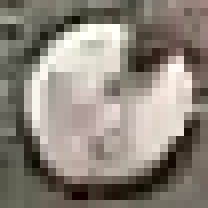
#> input picture football_detection/images/objects/ball3.png, 26 x 26 px (shown 8 times larger)
$ python monster_game.py --images ../football_detection/images/objects
#> lines starting #> are read from the running program, lines starting #| are printed output that depends on the picture; after the words box and inside, x2 and y2 are one past the last pixel; in counts of white or black regions, pixels touching at a corner belong together
# -*- coding: utf-8 -*-
"""
Created on Sun May 10 15:04:37 2020

@author: DEBAL
"""
# Usage:
# python monster_game.py --images ./monsters/

import cv2
import argparse
import imutils
from imutils import paths
import random
import numpy as np

# construct the argument parser and parse the arguments
ap = argparse.ArgumentParser()
ap.add_argument("-i", "--images", required=True, help="path to the folder containing monster images")
args = vars(ap.parse_args())

# (screen_width, screen_height) = (800, 600)
(screen_width, screen_height) = (1360, 768)
border_size = 100
min_item_width = 200
rand_scales = np.linspace(0.3, 0.6, 100)
min_weapon_area = 5000
# create_interval = 100
create_interval = 25
game_lose_cnt = 50
game_win_cnt = 5000

monster_list = []
monster_images = []

for imagePath in sorted(list(paths.list_images(args["images"]))):
  image = cv2.imread(imagePath)
#> image is the input picture: shape (26, 26, 3); mean B, G, R 122.9, 133.1, 141
  if image.shape[1] < min_item_width:
    image = imutils.resize(image, width=min_item_width)
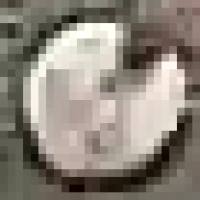
#> image: shape (200, 200, 3); mean B, G, R 122.9, 133.1, 141
  # cv2.imshow("monster", image)
  monster_images.append(image)
  cv2.waitKey(1)
#> pass 2 of the loop `for imagePath in sorted(list(paths.list_images(args["images"]))):`:
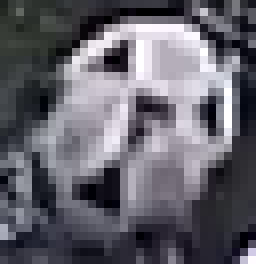
#> input picture football_detection/images/objects/ball8.png, 32 x 33 px (shown 8 times larger)
#> image is the input picture: shape (33, 32, 3); mean B, G, R 107.3, 98.4, 99.9
#> `image = imutils.resize(image, width=min_item_width)`:
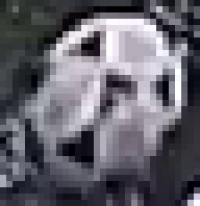
#> image: shape (206, 200, 3); mean B, G, R 107.3, 98.4, 99.9

cv2.destroyAllWindows()

def add_monster_to_list(image, width, centx, centy):
  monster_list.append([imutils.resize(image, width=width),(centx, centy)])

def draw_monsters_in_list(frame):
  for item,(centx,centy) in monster_list:
    # cv2.circle(frame,(centx,centy),item.shape[1],(255,0,0),-1)
    leftx = centx - (item.shape[1]//2)
    lefty = centy - (item.shape[0]//2)
    rightx = leftx+item.shape[1]
    righty = lefty+item.shape[0]
    # print(frame.shape, lefty, righty, leftx, rightx)
    frame[lefty:righty, leftx:rightx] = item
  # print("---")
  return frame

def find_monsters_to_kill(frame, box):
  item_del_list = []
  for item,(centx,centy) in monster_list:
    canvas = np.zeros(frame.shape[:2], dtype=np.uint8)
    top_leftx = centx - (item.shape[1]//2)
    top_lefty = centy - (item.shape[0]//2)
    # draw monster
    cv2.rectangle(canvas, (top_leftx, top_lefty), (top_leftx+item.shape[1], top_lefty+item.shape[0]), (255,255,255), -1)
    # draw weapon
    cv2.drawContours(canvas,[box],0,(255,255,255),-2)
    # cv2.imshow("canvas", canvas)
    # cv2.waitKey(0)
    # find contours in canvas
    cnts = cv2.findContours(canvas.copy(), cv2.RETR_EXTERNAL, cv2.CHAIN_APPROX_SIMPLE)
    cnts = imutils.grab_contours(cnts)
    if (len(cnts) == 1):
      #item and weapons are in contact
      print("Found item to delete at:({})".format((centx,centy)))
      item_del_list.append([item, (centx,centy)])

  cv2.destroyWindow("canvas")
  return item_del_list

def remove_monsters_from_list(item_list):
  for item in item_list:
    print("Total monsters in list before:{}".format(len(monster_list)))
    print("Removing item at ({})".format(item[1]))
    try:
      monster_list.remove(item)
    except Exception as ex:
      print("!!! Got an exception while deletion from list:", ex)

    print("Total monsters in list after:{}".format(len(monster_list)))
    return

def get_weapon_mask():
  l_h = 16
  l_s = 83
  l_v = 92
  u_h = 58
  u_s = 255
  u_v = 255
  maskLower = np.array([l_h, l_s, l_v])
  maskUpper = np.array([u_h, u_s, u_v])
  return (maskLower, maskUpper)

def find_weapon_coordinates(frame):
  box = []
  hsv = cv2.cvtColor(frame, cv2.COLOR_BGR2HSV)
  (maskLower, maskUpper) = get_weapon_mask()
  mask_img = cv2.inRange(hsv, maskLower, maskUpper)

  cnts = cv2.findContours(mask_img.copy(), cv2.RETR_EXTERNAL, cv2.CHAIN_APPROX_SIMPLE)
  cnts = imutils.grab_contours(cnts)
  cnts_sorted = sorted(cnts, key=lambda c: cv2.contourArea(c), reverse=True)

  # bounding_rect = cv2.boundingRect(cnts_sorted[0])
  # (x, y, w, h) = bounding_rect
  # cv2.rectangle(frame, (x, y), (x + w, y + h), (0,0,255), 2)

  # compute the rotated bounding box of the region
  if len(cnts_sorted) > 0:
    if (cv2.contourArea(cnts_sorted[0]) > min_weapon_area):
      rect = cv2.minAreaRect(cnts_sorted[0])
      box = cv2.boxPoints(rect)
      box = np.int0(box)
      cv2.drawContours(frame,[box],0,(0,0,255),2)

  return (frame, box)

def reset_game():
  monster_list = []
  create_interval = 25

# grab a reference to the webcam and open the output file for writing
camera = cv2.VideoCapture(0)

cnt = 0
monsters_added = 0
monsters_killed = 0
refresh_flag = True
# loop over the frames of the video
while True:
  cnt+=1
  # grab the current frame
  (grabbed, frame) = camera.read()
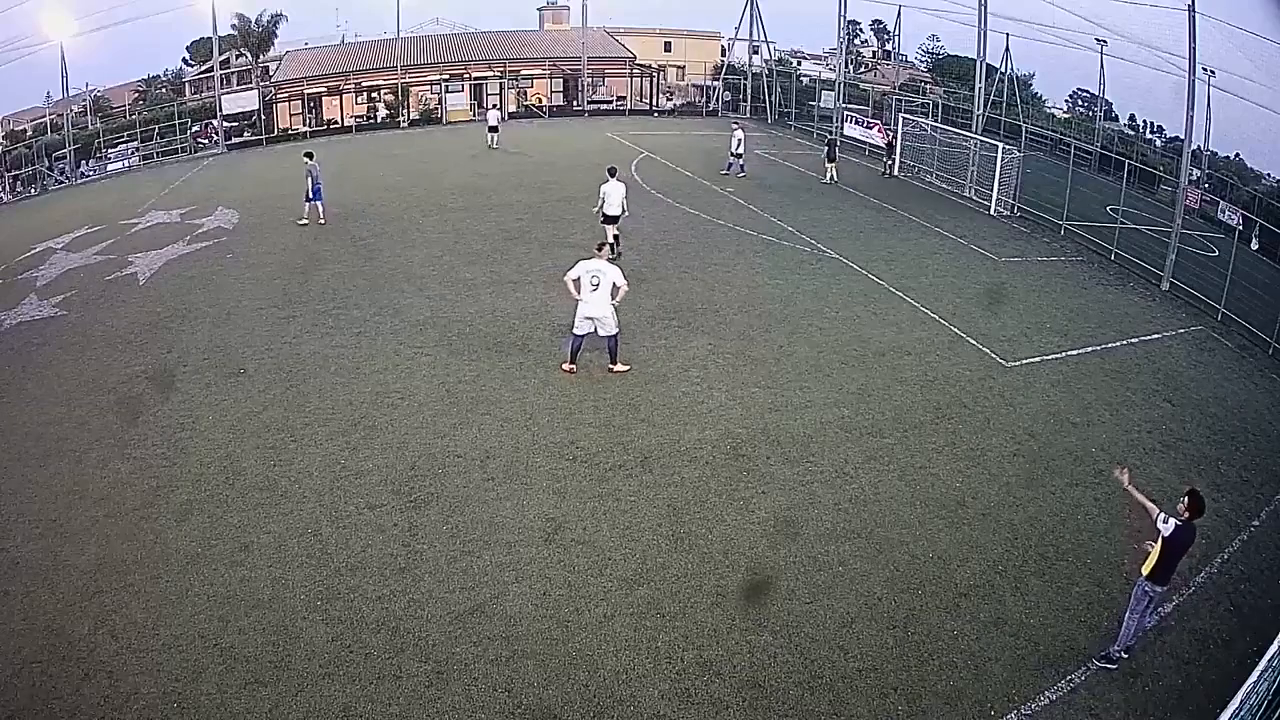
#> input picture frame 24 of football_detection/videos/match1R_short.mp4, 1280 x 720 px, given in place of the camera
#> frame is the input picture: shape (720, 1280, 3); mean B, G, R 110, 108.4, 107.3

  # if the frame could not be grabbed, then we have reached the end of the video
  if not grabbed:
    break

  # resize the frame, convert the frame to grayscale, and detect faces in the frame
  # frame = imutils.resize(frame, width=1000)
  frame = cv2.resize(frame, (screen_width,screen_height))
#> frame: shape (768, 1360, 3)
  frame = cv2.flip(frame,1)
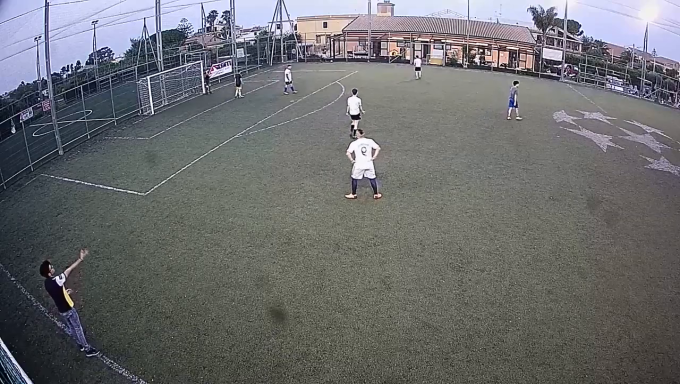
#> frame: shape (768, 1360, 3) (shown at 1/2 size); mean B, G, R 109.9, 108.2, 107.2

  if refresh_flag == True and monsters_killed != 0 and monsters_killed % 5 == 0 and create_interval > 2:
    print("reducing monster creation time")
    create_interval -= 1
    refresh_flag = False

  if (cnt % create_interval == 0):
    # select a random width
    rand_scale = random.choice(rand_scales)
    monster_image = random.choice(monster_images)
    new_width = int(monster_image.shape[1] * rand_scale)
    # select a centroid pixel
    # cent_x = random.randrange(border_size, screen_width-border_size, 100)
    # cent_y = random.randrange(border_size, screen_height-border_size, 100)
    cent_x = int(np.random.uniform(low=border_size, high=screen_width-border_size))
    cent_y = int(np.random.uniform(low=border_size, high=screen_height-border_size))

    add_monster_to_list(monster_image,new_width,cent_x,cent_y)
    monsters_added += 1

  frame, box = find_weapon_coordinates(frame)
#> in find_weapon_coordinates, `hsv = cv2.cvtColor(frame, cv2.COLOR_BGR2HSV)`: hsv: shape (768, 1360, 3); mean H, S, V 67.3, 33.4, 115.3
#> in find_weapon_coordinates, `mask_img = cv2.inRange(hsv, maskLower, maskUpper)`:
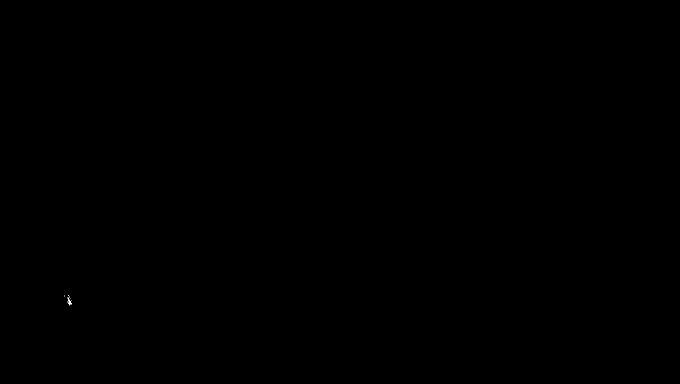
#> mask_img: shape (768, 1360) (shown at 1/2 size); 0.01% white in thin lines or dots, all inside (x1, y1, x2, y2) = (128, 590, 144, 611)
#> in find_weapon_coordinates, `cnts = cv2.findContours(mask_img.copy(), cv2.RETR_EXTERNAL, cv2.CHAIN_..`: cnts = 8 contours, 7 with area under 20; largest, box (x1, y1, x2, y2) and area: (134, 595, 144, 611) 30
#> in find_weapon_coordinates, `cnts_sorted = sorted(cnts, key=lambda c: cv2.contourArea(c), reverse=T..`: cnts_sorted has the same summary as cnts
#> box = []

  frame = draw_monsters_in_list(frame)

  if (len(box) > 0):
    # print("Found a weapon {}".format(cnt))
    item_del_list = find_monsters_to_kill(frame, box)
    if len(item_del_list) > 0:
      print("Found {} monsters to kill {}".format(len(item_del_list),cnt))
      remove_monsters_from_list(item_del_list)
      monsters_killed += len(item_del_list)
      refresh_flag = True

  if monsters_added < monsters_killed:
    print("!!! Unexpected situation, reseting counters")
    monsters_added = monsters_killed
    monster_list = []

  text = "Monsters added:{}, Monsters killed:{}".format(monsters_added, monsters_killed)
  cv2.putText(frame,text,(10,30),cv2.FONT_HERSHEY_SIMPLEX, 1.0,(0, 0, 255), 2)
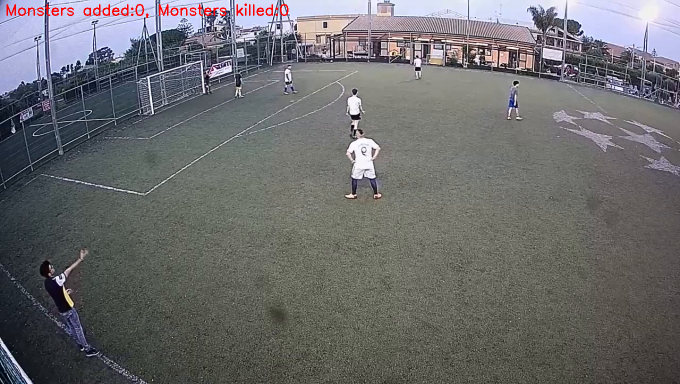
#> frame: shape (768, 1360, 3) (shown at 1/2 size); 0.38% of pixels changed, all inside (x1, y1, x2, y2) = (13, 7, 577, 36)

  if monsters_added - monsters_killed >= game_lose_cnt:
    cv2.putText(frame,"GAME OVER !! YOU LOSE",(screen_width//6,screen_height//2),cv2.FONT_HERSHEY_SIMPLEX,2.0,(0, 0, 255), 5)
    cv2.imshow("Frame", frame)
    key = cv2.waitKey(0) & 0xFF
  elif monsters_killed >= game_win_cnt:
    cv2.putText(frame,"GAME OVER !! YOU WIN",(screen_width//6,screen_height//2),cv2.FONT_HERSHEY_SIMPLEX,2.0,(0, 255, 0), 5)
    cv2.imshow("Frame", frame)
    key = cv2.waitKey(0) & 0xFF
  else:
    cv2.imshow("Frame", frame)
    key = cv2.waitKey(1) & 0xFF
#> (key q is pressed here)

  if key == ord('q') or key == 27:
    break
  elif key == ord('r'):
    reset_game()
    cnt = 0
    refresh_flag = False
    monsters_killed = 0
    monsters_added = 0

camera.release()
cv2.destroyAllWindows()
